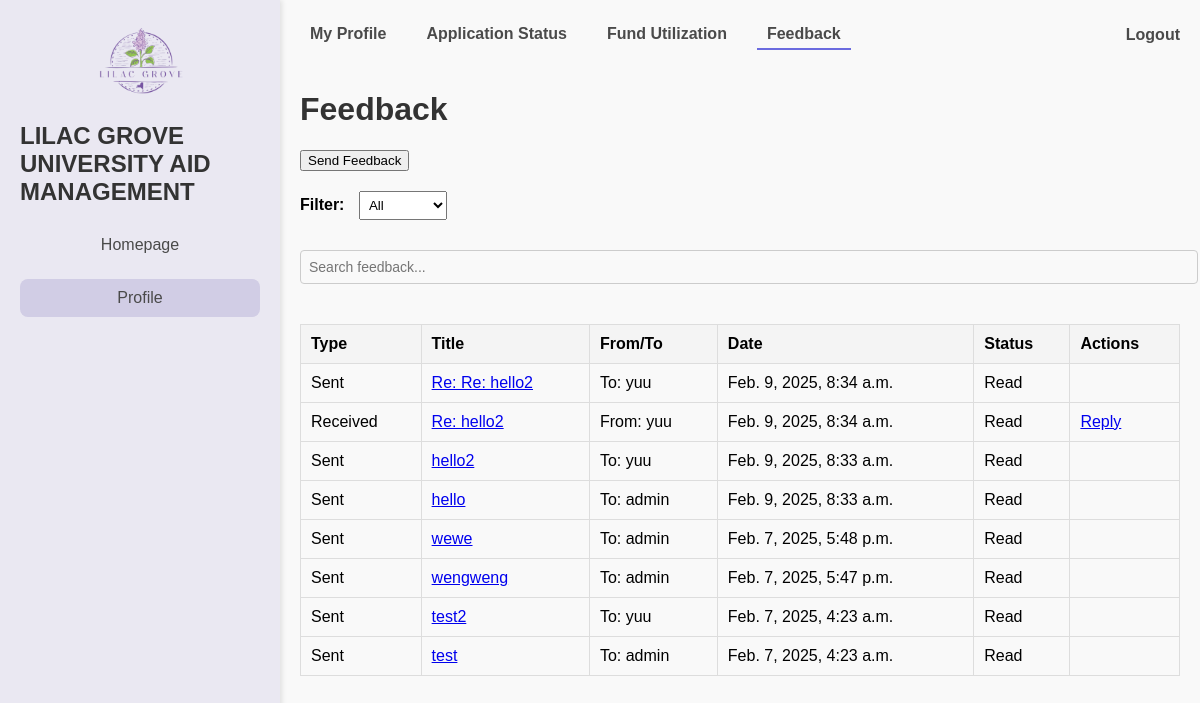
The app's page /profile/?tab=feedback (signed in), older data.
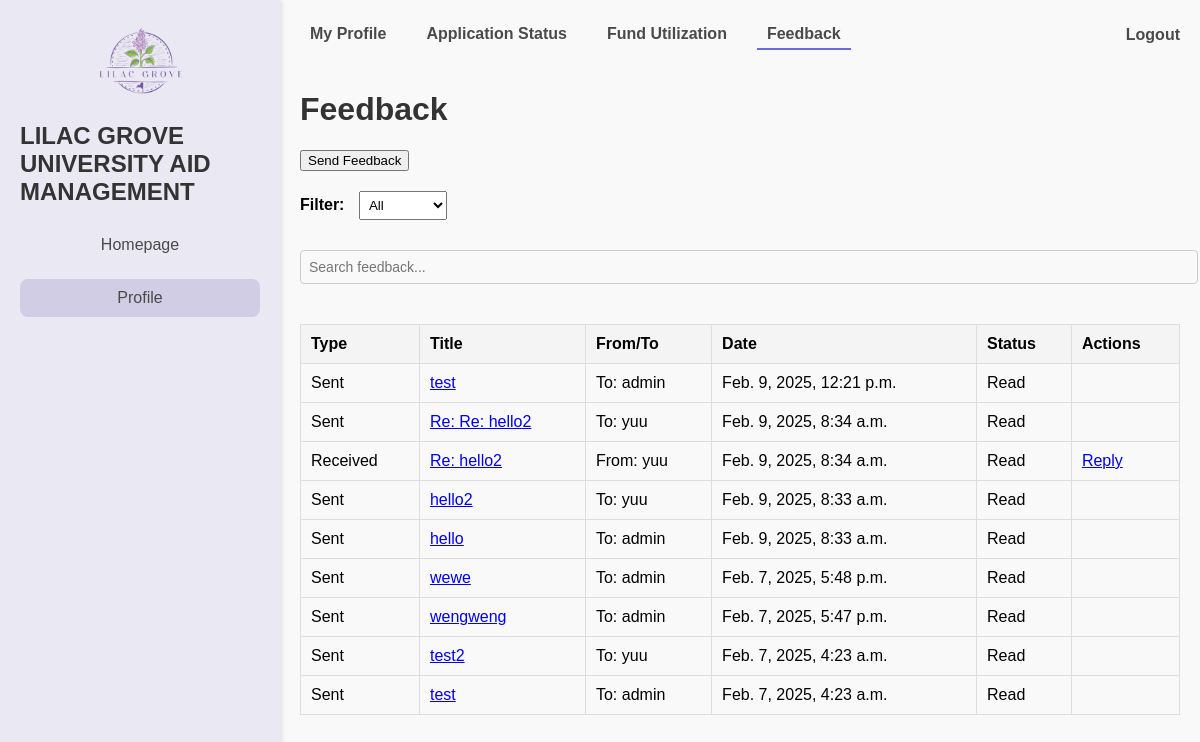
The same page, newer data.
### feedbacks/models.py (models this page shows, shortened)
class Feedback(models.Model):
    CATEGORY_CHOICES = [
        ('system/application', 'System/Application'),
        ('aid_programs', 'Aid Programs'),
    ]
    sender = models.ForeignKey(settings.AUTH_USER_MODEL, related_name='sent_feedbacks', on_delete=models.CASCADE)
    receiver = models.ForeignKey(settings.AUTH_USER_MODEL, related_name='received_feedbacks', on_delete=models.CASCADE)
    title = models.CharField(max_length=255)
    message = models.TextField()
    category = models.CharField(max_length=20, choices=CATEGORY_CHOICES)
    attachment = models.FileField(upload_to='feedback_attachments/', blank=True, null=True)
    is_read = models.BooleanField(default=False)  # Track if the feedback is read
    created_at = models.DateTimeField(auto_now_add=True)
    updated_at = models.DateTimeField(auto_now=True)
    class Meta:
        db_table = 'feedback'

### users/models.py (models this page shows, shortened)
class Account(AbstractUser):
    ROLE_LIST = [
        ('student', 'Student'),
        ('officer', 'Aid Officer'),
        ('funder', 'Funder'),
        ('administrator', 'Administrator'),
    ]
    role = models.CharField(max_length=13, choices=ROLE_LIST)
    study_program = models.CharField(max_length=100, blank=True, null=True)  # only for Students
    years_of_study = models.IntegerField(blank=True, null=True)
    gpa = models.FloatField(blank=True, null=True)
    organization_name = models.CharField(max_length=255, blank=True, null=True)
    is_approved = models.BooleanField(default=False)
    phone_number = models.CharField(max_length=15, blank=True, null=True)
    created_at = models.DateTimeField(default=now)
    updated_at = models.DateTimeField(auto_now=True)
    class Meta:
        db_table = 'users_masterlist'

### users/views.py (the view)
# urls.py: path('profile/', views.dashboard, name = 'dashboard'),
@login_required
def dashboard(request):
    role_dashboard_map = {
        'administrator': admin_dashboard,
        'student': student_dashboard,
        'officer': officer_dashboard,
        'funder': funder_dashboard,
    }
    user_role = request.user.role
    if user_role in role_dashboard_map:
        return role_dashboard_map[user_role](request)
    else:
        messages.error(request, "Your role is not recognized. Please contact support.")
        return redirect('home')  # Redirect to a safe fallback page

### users/views.py (called while the page is built)
def role_required(role_name):
    def decorator(view_func):
        def wrapper(request, *args, **kwargs):
            if request.user.role != role_name:
                raise PermissionDenied("You do not have permission to access this page.")
            return view_func(request, *args, **kwargs)
        return wrapper
    return decorator

### users/templates/dashboards/dashboard.html (shortened to what the changed rows need)
{% extends "base.html" %}
{% load static %}
{% block statics %}
    <link rel="stylesheet" href="{% static 'css/Dashboard.css' %}">
{% endblock statics %}
{% block content %}
    <div class="container">
        <aside class="sidebar">
            <div class="logo">
                <h1>LILAC GROVE UNIVERSITY AID MANAGEMENT</h1>
            </div>
        </aside>
        <main class="content">
            <div class="navbar">
                <div class="tabs">
                    {% for item in navbar_content %}
                    <a href="{% url 'dashboard' %}?tab={{ item.tab }}" class="tab {% if active_tab == item.tab %}active{% endif %}">
                        {{ item.name }}
                    </a>
                    {% endfor %}
                </div>
            </div>
            {% block dashboard %}
                {% if active_tab == 'my_profile' %}
                    <section class="profile-details">
                        <div class="profile-header">
                            <h2>Profile Details</h2>
                            <button class="action-button edit-btn" data-user-id="{{ request.user.id }}" data-bs-toggle="modal" data-bs-target="#editUserModal">Edit</button>
                        </div>
                        <div class="details">
                            <form>
                                <div class="form-group full-width">
                                    <label for="username">Username</label>
                                    <input type="text" id="username" placeholder="{{user.username}}" readonly>
                                </div>
                                <div class="form-group">
                                    <label for="fullname">First Name</label>
                                    <input type="text" id="fullname" placeholder="{{user.first_name}}" readonly>
                                </div>
                                <div class="form-group">
                                    <label for="studentid">Last Name</label>
                                    <input type="text" id="lastname" placeholder="{{user.last_name}}" readonly>
                                </div>
                                <div class="form-group">
                                    <label for="email">Email</label>
                                    <input type="email" id="email" placeholder="{{user.email}}" readonly>
                                </div>
                                <div class="form-group">
                                    <label for="phone_number">Contact Number</label>
                                    <input type="tel" name="phone_number" placeholder="{{user.phone_number}}" readonly>
                                </div>
                                <div class="form-group">
                                    <label for="years_of_study">Years of Study</label>
                                    <input type="text" id="years_of_study" placeholder="{{user.years_of_study}}" readonly>
                                </div>
                                <div class="form-group">
                                    <label for="years_of_study">Study Program</label>
                                    <input type="text" id="study_program" placeholder="{{user.study_program}}" readonly>
                                </div>
                            </form>
                        </div>
                    </section>
                    {% include 'others/profilemodal.html' %}
                    <section class="impact-report">
                        <div class="report-header">
                            <h2>Impact Report</h2>
                            <button class="upload-button">Upload</button>
                        </div>
                        <table>
                            <thead>
                                <tr>
                                    <th>Document</th>
                                    <th>Status</th>
                                    <th>Last Update</th>
                                </tr>
                            </thead>
                            <tbody>
                                {% for report in reports %}
                                <tr>
                                    <td>{{ report.document_name }}</td>
                                    <td>{{ report.status }}</td>
                                    <td>{{ report.last_update }}</td>
                                </tr>
                                {% empty %}
                                <tr>
                                    <td colspan="3">No reports available</td>
                                </tr>
                                {% endfor %}
                            </tbody>
                        </table>
                    </section>
                    <div class="delete-account-section">
                        <h3>Delete Account</h3>
                        <p>To confirm your identity, please verify your password:</p>
                        <form method="POST" action="{% url 'delete_account' %}">
                            {% csrf_token %}
                            <input
                                type="password"
                                name="password"
                                placeholder="Password"
                                required
                                class="delete-account-input"
                            />
                            {% if form.errors %}
                                <div class="error-message">
                                    {% for error in form.password.errors %}
                                        <p>{{ error }}</p>
                                    {% endfor %}
                                </div>
                            {% endif %}
                            <button type="submit" class="delete-button" >Continue</button>
                        </form>
                    </div>
                {% elif active_tab == 'feedback' %}
                    {% include "feedbacks/feedback.html" with feedback_list=feedback_list %}
                {% elif active_tab == 'notification' %}
                    {% include "notifications/list.html" %}
                {% elif active_tab == 'chat' %}
                    {% include "chats/chat.html" %}
                {% endif %}
            {% endblock dashboard %}
        </main>
    </div>
{% endblock content %}

### feedbacks/templates/feedbacks/feedback.html (shortened to what this page needs)
<!DOCTYPE html>
<html lang="en">
<head>
</head>
<body>
    <h1>Feedback</h1>
    <div class="actions">
        <button onclick="openModal('send-feedback')">Send Feedback</button>
    </div>
    <div class="filters">
        <label for="filter-dropdown">Filter:</label>
        <select id="filter-dropdown" onchange="filterFeedback(this.value)">
            <option value="all">All</option>
        </select>
    </div>
    <div class="search-bar">
        <input type="text" id="search-input" placeholder="Search feedback..." onkeyup="filterFeedback()">
    </div>
    <table id="feedback-table">
        <thead>
            <tr>
                <th>Type</th>
                <th>Title</th>
                <th>From/To</th>
                <th>Date</th>
                <th>Status</th>
                <th>Actions</th>
            </tr>
        </thead>
        <tbody>
            {% for item in feedback_list %}
                <tr class="feedback-row {% if item.type == 'Sent' %}sent{% else %}received{% endif %}">
                    <td>{{ item.type }}</td>
                    <td>
                        <a href="#"
                            onclick="showFeedbackContent(
                                '{{ item.feedback.id }}',
                                '{{ item.feedback.title|escapejs }}',
                                '{{ item.feedback.message|escapejs }}',
                                {% if item.feedback.attachment %}'{{ item.feedback.attachment.url|escapejs }}'{% else %}null{% endif %}
                            )">
                            {{ item.feedback.title }}
                        </a>
                    </td>
                    <td>
                        {% if item.type == 'Sent' %}
                            To: {{ item.feedback.receiver.username }}
                        {% else %}
                            From: {{ item.feedback.sender.username }}
                        {% endif %}
                    </td>
                    <td>{{ item.feedback.created_at }}</td>
                    <td id="status-{{item.feedback.id}}">
                        {% if not item.feedback.is_read and item.feedback.receiver == request.user %}
                            <strong>Unread</strong>
                        {% else %}
                            Read
                        {% endif %}
                    </td>
                    <td>
                        {% if item.feedback.receiver == request.user %}
                            <a href="#" onclick="openReplyModal({{ item.feedback.id }})">Reply</a>
                        {% endif %}
                    </td>
                </tr>
            {% empty %}
                <tr>
                    <td colspan="6">No feedback available.</td>
                </tr>
            {% endfor %}
        </tbody>
    </table>
</body>
</html>

Row changes from the older to the newer data that the page shows:
added Feedback: type "Sent", feedback "test", feedback.receiver.username "admin", feedback.created_at "Feb. 9, 2025, 12:21 p.m.", is_read "Read"
